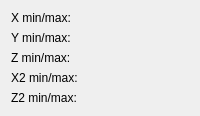
     <widget class="QWidget" name="page7_wedge">
      <layout class="QGridLayout" name="gridLayout_8">
       <item row="0" column="0">
        <layout class="QGridLayout" name="gridLayout_2">
         <property name="sizeConstraint">
          <enum>QLayout::SetDefaultConstraint</enum>
         </property>
         <property name="horizontalSpacing">
          <number>4</number>
         </property>
         <item row="0" column="0">
          <widget class="QLabel" name="label_10">
           <property name="text">
            <string>X min/max:</string>
           </property>
          </widget>
         </item>
         <item row="1" column="0">
          <widget class="QLabel" name="label_11">
           <property name="text">
            <string>Y min/max:</string>
           </property>
          </widget>
         </item>
         <item row="2" column="0">
          <widget class="QLabel" name="label_12">
           <property name="text">
            <string>Z min/max:</string>
           </property>
          </widget>
         </item>
         <item row="3" column="0">
          <widget class="QLabel" name="label_13">
           <property name="text">
            <string>X2 min/max:</string>
           </property>
          </widget>
         </item>
         <item row="4" column="0">
          <widget class="QLabel" name="label_14">
           <property name="text">
            <string>Z2 min/max:</string>
           </property>
          </widget>
         </item>
         <item row="0" column="1">
          <widget class="Gui::QuantitySpinBox" name="wedgeXmin" native="true">
           <property name="unit" stdset="0">
            <string notr="true">mm</string>
           </property>
           <property name="value" stdset="0">
            <double>0.000000000000000</double>
           </property>
          </widget>
         </item>
         <item row="0" column="2">
          <widget class="Gui::QuantitySpinBox" name="wedgeXmax" native="true">
           <property name="unit" stdset="0">
            <string notr="true">mm</string>
           </property>
           <property name="value" stdset="0">
            <double>10.000000000000000</double>
           </property>
          </widget>
         </item>
         <item row="1" column="1">
          <widget class="Gui::QuantitySpinBox" name="wedgeYmin" native="true">
           <property name="unit" stdset="0">
            <string notr="true">mm</string>
           </property>
           <property name="value" stdset="0">
            <double>0.000000000000000</double>
           </property>
          </widget>
         </item>
         <item row="1" column="2">
          <widget class="Gui::QuantitySpinBox" name="wedgeYmax" native="true">
           <property name="unit" stdset="0">
            <string notr="true">mm</string>
           </property>
           <property name="value" stdset="0">
            <double>10.000000000000000</double>
           </property>
          </widget>
         </item>
         <item row="2" column="1">
          <widget class="Gui::QuantitySpinBox" name="wedgeZmin" native="true">
           <property name="unit" stdset="0">
            <string notr="true">mm</string>
           </property>
           <property name="value" stdset="0">
            <double>0.000000000000000</double>
           </property>
          </widget>
         </item>
         <item row="2" column="2">
          <widget class="Gui::QuantitySpinBox" name="wedgeZmax" native="true">
           <property name="unit" stdset="0">
            <string notr="true">mm</string>
           </property>
           <property name="value" stdset="0">
            <double>10.000000000000000</double>
           </property>
          </widget>
         </item>
         <item row="3" column="1">
          <widget class="Gui::QuantitySpinBox" name="wedgeX2min" native="true">
           <property name="unit" stdset="0">
            <string notr="true">mm</string>
           </property>
           <property name="value" stdset="0">
            <double>2.000000000000000</double>
           </property>
          </widget>
         </item>
         <item row="3" column="2">
          <widget class="Gui::QuantitySpinBox" name="wedgeX2max" native="true">
           <property name="unit" stdset="0">
            <string notr="true">mm</string>
           </property>
           <property name="value" stdset="0">
            <double>8.000000000000000</double>
           </property>
          </widget>
         </item>
         <item row="4" column="1">
          <widget class="Gui::QuantitySpinBox" name="wedgeZ2min" native="true">
           <property name="unit" stdset="0">
            <string notr="true">mm</string>
           </property>
           <property name="value" stdset="0">
            <double>2.000000000000000</double>
           </property>
          </widget>
         </item>
         <item row="4" column="2">
          <widget class="Gui::QuantitySpinBox" name="wedgeZ2max" native="true">
           <property name="unit" stdset="0">
            <string notr="true">mm</string>
           </property>
           <property name="value" stdset="0">
            <double>8.000000000000000</double>
           </property>
          </widget>
         </item>
        </layout>
       </item>
       <item row="1" column="0">
        <spacer name="verticalSpacer_2">
         <property name="orientation">
          <enum>Qt::Vertical</enum>
         </property>
         <property name="sizeHint" stdset="0">
          <size>
           <width>0</width>
           <height>0</height>
          </size>
         </property>
        </spacer>
       </item>
      </layout>
     </widget>
